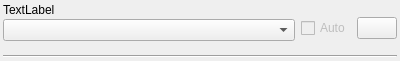
<?xml version="1.0" encoding="UTF-8"?>
<ui version="4.0">
 <class>ParameterSelectorClass</class>
 <widget class="QWidget" name="ParameterSelectorClass">
  <property name="geometry">
   <rect>
    <x>0</x>
    <y>0</y>
    <width>400</width>
    <height>61</height>
   </rect>
  </property>
  <property name="windowTitle">
   <string>ParameterSelector</string>
  </property>
  <layout class="QGridLayout" name="gridLayout">
   <property name="horizontalSpacing">
    <number>-1</number>
   </property>
   <property name="verticalSpacing">
    <number>2</number>
   </property>
   <property name="margin">
    <number>3</number>
   </property>
   <item row="0" column="0">
    <widget class="QLabel" name="label">
     <property name="text">
      <string>TextLabel</string>
     </property>
    </widget>
   </item>
   <item row="1" column="0">
    <widget class="QComboBox" name="comboBox"/>
   </item>
   <item row="0" column="2" rowspan="3">
    <widget class="QPushButton" name="resetButton">
     <property name="text">
      <string/>
     </property>
     <property name="icon">
      <iconset resource="../../../../resources/main.qrc">
       <normaloff>:/new/prefix1/refresh.png</normaloff>:/new/prefix1/refresh.png</iconset>
     </property>
     <property name="iconSize">
      <size>
       <width>24</width>
       <height>24</height>
      </size>
     </property>
    </widget>
   </item>
   <item row="3" column="0" colspan="3">
    <widget class="Line" name="line">
     <property name="orientation">
      <enum>Qt::Horizontal</enum>
     </property>
    </widget>
   </item>
   <item row="0" column="1" rowspan="3">
    <widget class="QCheckBox" name="autoBox">
     <property name="enabled">
      <bool>false</bool>
     </property>
     <property name="text">
      <string>Auto</string>
     </property>
     <property name="checkable">
      <bool>true</bool>
     </property>
    </widget>
   </item>
   <item row="2" column="0">
    <spacer name="horizontalSpacer">
     <property name="orientation">
      <enum>Qt::Horizontal</enum>
     </property>
     <property name="sizeHint" stdset="0">
      <size>
       <width>40</width>
       <height>3</height>
      </size>
     </property>
    </spacer>
   </item>
  </layout>
 </widget>
 <layoutdefault spacing="6" margin="11"/>
 <resources>
  <include location="../../../../resources/main.qrc"/>
 </resources>
 <connections>
  <connection>
   <sender>comboBox</sender>
   <signal>currentIndexChanged(int)</signal>
   <receiver>ParameterSelectorClass</receiver>
   <slot>currentIndexChanged(int)</slot>
   <hints>
    <hint type="sourcelabel">
     <x>140</x>
     <y>32</y>
    </hint>
    <hint type="destinationlabel">
     <x>166</x>
     <y>92</y>
    </hint>
   </hints>
  </connection>
 </connections>
 <slots>
  <slot>currentIndexChanged(int)</slot>
 </slots>
</ui>
